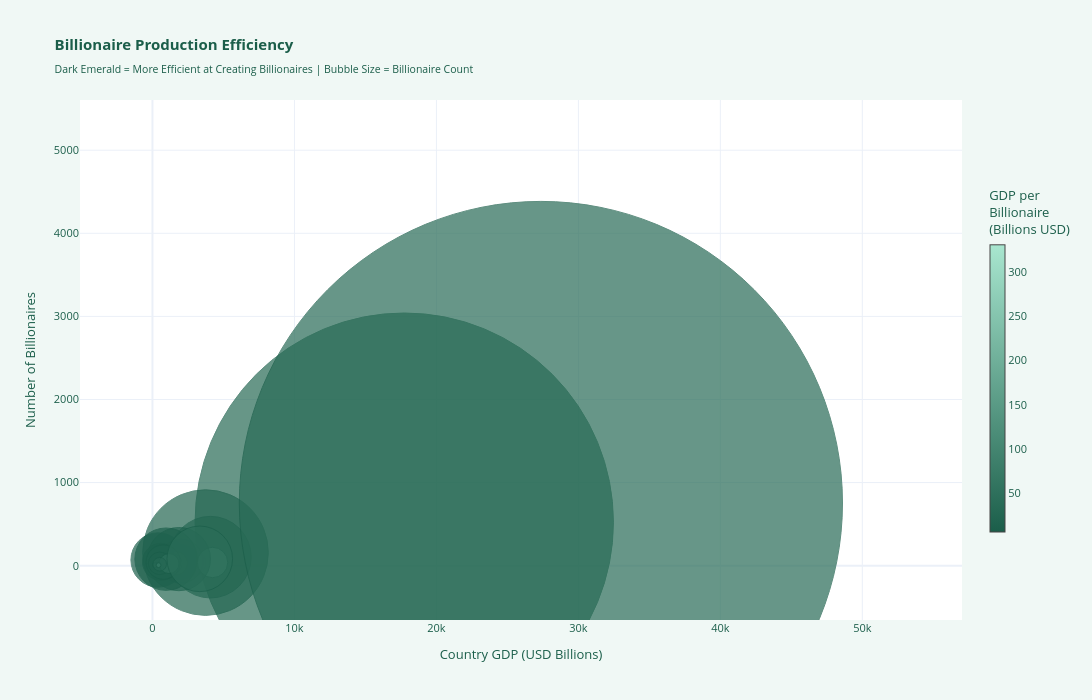

Notebook source saved alongside this figure:
### Code cell
# Visualization 3: Bubble Chart - GDP per Billionaire vs Billionaire Efficiency
analysis_df['GDP_per_Billionaire'] = analysis_df['GDP'] / analysis_df['Billionaire_Count']

# Sort by GDP per billionaire to find countries that produce billionaires efficiently
efficiency_ranking = analysis_df[['Country', 'GDP', 'Billionaire_Count', 'GDP_per_Billionaire', 'Total_Wealth']].sort_values('GDP_per_Billionaire')

fig_bubble = go.Figure()

fig_bubble.add_trace(go.Scatter(
    x=analysis_df['GDP'],
    y=analysis_df['Billionaire_Count'],
    mode='markers',
    text=analysis_df['Country'],
    marker=dict(
        size=analysis_df['Billionaire_Count'] * 0.8,  # Size by billionaire count
        color=analysis_df['GDP_per_Billionaire'],
        colorscale=[
            [0, '#1B5E4A'],        # Dark emerald = efficient (low GDP per billionaire)
            [1, '#A8E6CF']         # Light emerald = less efficient (high GDP per billionaire)
        ],
        colorbar=dict(
            title="GDP per<br>Billionaire<br>(Billions USD)",
            thickness=15,
            len=0.7
        ),
        line=dict(color='#1B5E4A', width=1),
        showscale=True
    ),
    hovertemplate='<b>%{text}</b><br>' +
                  'GDP: $%{x:.0f}B<br>' +
                  'Billionaires: %{y}<br>' +
                  'GDP per Billionaire: $%{customdata[0]:.1f}B<br>' +
                  'Total Wealth: $%{customdata[1]:.0f}B<br>' +
                  '<extra></extra>',
    customdata=analysis_df[['GDP_per_Billionaire', 'Total_Wealth']]
))

fig_bubble.update_layout(
    title_text='<b>Billionaire Production Efficiency</b><br><sub>Dark Emerald = More Efficient at Creating Billionaires | Bubble Size = Billionaire Count</sub>',
    xaxis_title='Country GDP (USD Billions)',
    yaxis_title='Number of Billionaires',
    height=700,
    width=1200,
    template='plotly_white',
    font=dict(size=11, color='#1B5E4A'),
    paper_bgcolor='#F0F8F5',
    plot_bgcolor='#FFFFFF',
    hovermode='closest'
)

fig_bubble.show()

print("\n" + "="*100)
print("BILLIONAIRE PRODUCTION EFFICIENCY ANALYSIS")
print("="*100)
print("\nMost Efficient Countries (Lowest GDP per Billionaire):")
print("-"*100)
most_efficient = efficiency_ranking.head(10)
print(most_efficient.to_string(index=False))

print("\n\nLeast Efficient Countries (Highest GDP per Billionaire):")
print("-"*100)
least_efficient = efficiency_ranking.tail(10)
print(least_efficient.to_string(index=False))
print("="*100)

print("\n📊 KEY INSIGHTS:")
print("  • Countries with LOWER 'GDP per Billionaire' are MORE efficient at creating billionaires")
print("  • This shows which economies convert wealth into billionaire entrepreneurship most effectively")

### Figure 1 — Plotly figure (JSON) as saved in the notebook; plotly's stock layout.template omitted (floating-point values rounded to 4 significant figures)
{"data": [{"customdata": [[158.0, 11000.0], [39.23, 173500.0], [46.91, 75400.0], [43.0, 1500.0], [229.3, 41200.0], [43.64, 104800.0], [50.4, 173900.0], [52.33, 36400.0], [33.91, 1806000.0], [331.0, 6400.0], [6.4, 9600.0], [42.29, 42800.0], [57.86, 40900.0], [109.2, 13500.0], [42.57, 14000.0], [79.51, 499500.0], [40.0, 462100.0], [73.0, 9100.0], [5.838, 321500.0], [23.8, 628700.0], [44.76, 123900.0], [132.5, 9600.0], [20.35, 72500.0], [36.55, 156900.0], [111.3, 146800.0], [34.14, 26300.0], [11.0, 5600.0], [84.0, 3500.0], [39.82, 33100.0], [101.0, 165700.0], [125.7, 24700.0], [124.5, 10100.0], [159.0, 28500.0], [66.44, 27100.0], [120.0, 2700.0], [122.5, 2500.0], [39.14, 41400.0], [137.6, 18300.0], [267.0, 4700.0], [120.0, 3000.0], [100.3, 4800.0], [23.54, 351000.0], [12.87, 138000.0], [56.62, 81400.0], [55.6, 133700.0], [23.65, 90900.0], [12.27, 409900.0], [17.77, 117900.0], [18.0, 100700.0], [46.52, 55700.0], [30.67, 12600.0], [29.94, 99400.0], [40.63, 370700.0], [36.29, 4575000.0], [71.5, 12600.0]], "hovertemplate": "<b>%{text}</b><br>GDP: $%{x:.0f}B<br>Billionaires: %{y}<br>GDP per Billionaire: $%{customdata[0]:.1f}B<br>Total Wealth: $%{customdata[1]:.0f}B<br><extra></extra>", "marker": {"color": [158.0, 39.23, 46.91, 43.0, 229.3, 43.64, 50.4, 52.33, 33.91, 331.0, 6.4, 42.29, 57.86, 109.2, 42.57, 79.51, 40.0, 73.0, 5.838, 23.8, 44.76, 132.5, 20.35, 36.55, 111.3, 34.14, 11.0, 84.0, 39.82, 101.0, 125.7, 124.5, 159.0, 66.44, 120.0, 122.5, 39.14, 137.6, 267.0, 120.0, 100.3, 23.54, 12.87, 56.62, 55.6, 23.65, 12.27, 17.77, 18.0, 46.52, 30.67, 29.94, 40.63, 36.29, 71.5], "colorbar": {"len": 0.7, "thickness": 15, "title": {"text": "GDP per<br>Billionaire<br>(Billions USD)"}}, "colorscale": [[0, "#1B5E4A"], [1, "#A8E6CF"]], "line": {"color": "#1B5E4A", "width": 1}, "showscale": true, "size": [3.2, 34.4, 8.8, 0.8, 2.4, 35.2, 33.6, 4.8, 418.4, 0.8, 4.0, 5.6, 5.6, 3.2, 5.6, 28.0, 81.6, 2.4, 54.4, 125.6, 20.0, 3.2, 20.8, 44.0, 30.4, 5.6, 1.6, 0.8, 8.8, 10.4, 8.0, 1.6, 2.4, 7.2, 0.8, 1.6, 11.2, 4.0, 0.8, 1.6, 2.4, 63.2, 36.8, 23.2, 20.0, 20.8, 62.4, 34.4, 22.4, 20.0, 4.8, 13.6, 65.6, 603.2, 4.8]}, "mode": "markers", "text": ["Argentina", "Australia", "Austria", "Bahrain", "Belgium", "Brazil", "Canada", "Chile", "China", "Colombia", "Cyprus", "Czech Republic", "Denmark", "Egypt", "Finland", "France", "Germany", "Greece", "Hong Kong", "India", "Indonesia", "Ireland", "Israel", "Italy", "Japan", "Kazakhstan", "Lebanon", "Luxembourg", "Malaysia", "Mexico", "Netherlands", "New Zealand", "Nigeria", "Norway", "Oman", "Peru", "Philippines", "Poland", "Portugal", "Qatar", "Romania", "Russia", "Singapore", "South Korea", "Spain", "Sweden", "Switzerland", "Taiwan", "Thailand", "Turkey", "Ukraine", "United Arab Emirates", "United Kingdom", "United States", "Vietnam"], "type": "scatter", "x": [632, 1687, 516, 43, 688, 1920, 2117, 314, 17734, 331, 32, 296, 405, 437, 298, 2783, 4080, 219, 397, 3736, 1119, 530, 529, 2010, 4231, 239, 22, 84, 438, 1313, 1257, 249, 477, 598, 120, 245, 548, 688, 267, 240, 301, 1860, 592, 1642, 1390, 615, 957, 764, 504, 1163, 184, 509, 3332, 27360, 429], "y": [4, 43, 11, 1, 3, 44, 42, 6, 523, 1, 5, 7, 7, 4, 7, 35, 102, 3, 68, 157, 25, 4, 26, 55, 38, 7, 2, 1, 11, 13, 10, 2, 3, 9, 1, 2, 14, 5, 1, 2, 3, 79, 46, 29, 25, 26, 78, 43, 28, 25, 6, 17, 82, 754, 6]}], "layout": {"font": {"color": "#1B5E4A", "size": 11}, "height": 700, "hovermode": "closest", "paper_bgcolor": "#F0F8F5", "plot_bgcolor": "#FFFFFF", "title": {"text": "<b>Billionaire Production Efficiency</b><br><sub>Dark Emerald = More Efficient at Creating Billionaires | Bubble Size = Billionaire Count</sub>"}, "width": 1200, "xaxis": {"title": {"text": "Country GDP (USD Billions)"}}, "yaxis": {"title": {"text": "Number of Billionaires"}}}}
